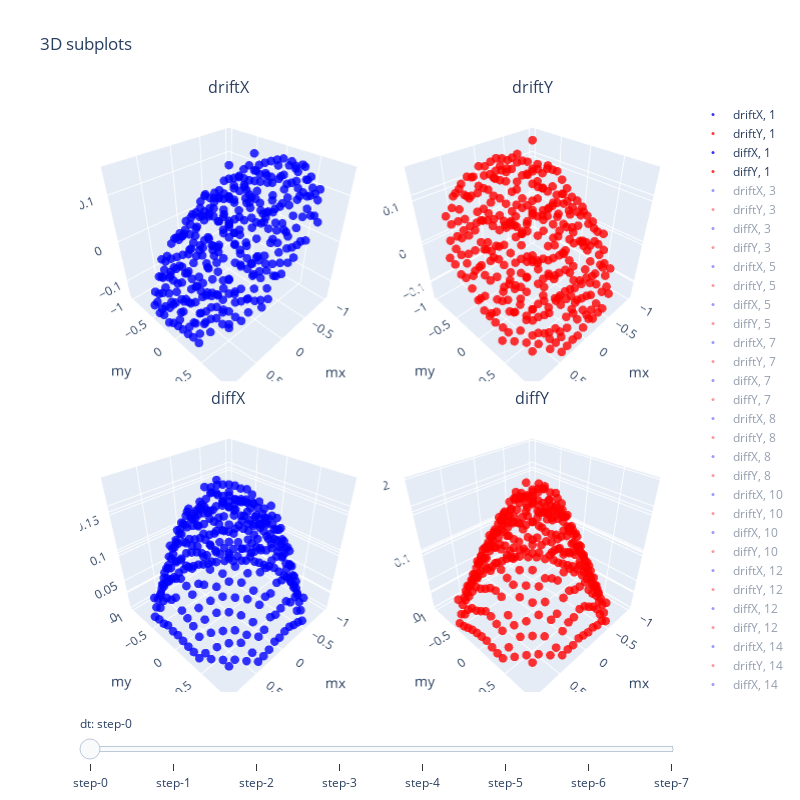

Here is the notebook cell this chart was saved with:
### Code cell
import pyFish
print(pyFish.__version__)
ch_2 = pyFish.Characterize([Mx_2, My_2], t=0.12)

### Figure 1 — Plotly figure (JSON) as saved in the notebook; plotly's stock layout.template omitted (floating-point values rounded to 4 significant figures; data arrays with more than 128 entries replaced by an {"elided": "..."} marker saying what was removed)
{"data": [{"marker": {"color": "blue", "size": 3}, "mode": "markers", "name": "driftX, 1", "opacity": 0.8, "scene": "scene", "type": "scatter3d", "visible": true, "x": {"elided": "400 float values"}, "y": {"elided": "400 float values"}, "z": {"elided": "400 float values"}}, {"marker": {"color": "red", "size": 3}, "mode": "markers", "name": "driftY, 1", "opacity": 0.8, "scene": "scene2", "type": "scatter3d", "visible": true, "x": {"elided": "400 float values"}, "y": {"elided": "400 float values"}, "z": {"elided": "400 float values"}}, {"marker": {"color": "blue", "size": 3}, "mode": "markers", "name": "diffX, 1", "opacity": 0.8, "scene": "scene3", "type": "scatter3d", "visible": true, "x": {"elided": "400 float values"}, "y": {"elided": "400 float values"}, "z": {"elided": "400 float values"}}, {"marker": {"color": "red", "size": 3}, "mode": "markers", "name": "diffY, 1", "opacity": 0.8, "scene": "scene4", "type": "scatter3d", "visible": true, "x": {"elided": "400 float values"}, "y": {"elided": "400 float values"}, "z": {"elided": "400 float values"}}, {"marker": {"color": "blue", "size": 3}, "mode": "markers", "name": "driftX, 3", "opacity": 0.8, "scene": "scene", "type": "scatter3d", "visible": "legendonly", "x": {"elided": "400 float values"}, "y": {"elided": "400 float values"}, "z": {"elided": "400 float values"}}, {"marker": {"color": "red", "size": 3}, "mode": "markers", "name": "driftY, 3", "opacity": 0.8, "scene": "scene2", "type": "scatter3d", "visible": "legendonly", "x": {"elided": "400 float values"}, "y": {"elided": "400 float values"}, "z": {"elided": "400 float values"}}, {"marker": {"color": "blue", "size": 3}, "mode": "markers", "name": "diffX, 3", "opacity": 0.8, "scene": "scene3", "type": "scatter3d", "visible": "legendonly", "x": {"elided": "400 float values"}, "y": {"elided": "400 float values"}, "z": {"elided": "400 float values"}}, {"marker": {"color": "red", "size": 3}, "mode": "markers", "name": "diffY, 3", "opacity": 0.8, "scene": "scene4", "type": "scatter3d", "visible": "legendonly", "x": {"elided": "400 float values"}, "y": {"elided": "400 float values"}, "z": {"elided": "400 float values"}}, {"marker": {"color": "blue", "size": 3}, "mode": "markers", "name": "driftX, 5", "opacity": 0.8, "scene": "scene", "type": "scatter3d", "visible": "legendonly", "x": {"elided": "400 float values"}, "y": {"elided": "400 float values"}, "z": {"elided": "400 float values"}}, {"marker": {"color": "red", "size": 3}, "mode": "markers", "name": "driftY, 5", "opacity": 0.8, "scene": "scene2", "type": "scatter3d", "visible": "legendonly", "x": {"elided": "400 float values"}, "y": {"elided": "400 float values"}, "z": {"elided": "400 float values"}}, {"marker": {"color": "blue", "size": 3}, "mode": "markers", "name": "diffX, 5", "opacity": 0.8, "scene": "scene3", "type": "scatter3d", "visible": "legendonly", "x": {"elided": "400 float values"}, "y": {"elided": "400 float values"}, "z": {"elided": "400 float values"}}, {"marker": {"color": "red", "size": 3}, "mode": "markers", "name": "diffY, 5", "opacity": 0.8, "scene": "scene4", "type": "scatter3d", "visible": "legendonly", "x": {"elided": "400 float values"}, "y": {"elided": "400 float values"}, "z": {"elided": "400 float values"}}, {"marker": {"color": "blue", "size": 3}, "mode": "markers", "name": "driftX, 7", "opacity": 0.8, "scene": "scene", "type": "scatter3d", "visible": "legendonly", "x": {"elided": "400 float values"}, "y": {"elided": "400 float values"}, "z": {"elided": "400 float values"}}, {"marker": {"color": "red", "size": 3}, "mode": "markers", "name": "driftY, 7", "opacity": 0.8, "scene": "scene2", "type": "scatter3d", "visible": "legendonly", "x": {"elided": "400 float values"}, "y": {"elided": "400 float values"}, "z": {"elided": "400 float values"}}, {"marker": {"color": "blue", "size": 3}, "mode": "markers", "name": "diffX, 7", "opacity": 0.8, "scene": "scene3", "type": "scatter3d", "visible": "legendonly", "x": {"elided": "400 float values"}, "y": {"elided": "400 float values"}, "z": {"elided": "400 float values"}}, {"marker": {"color": "red", "size": 3}, "mode": "markers", "name": "diffY, 7", "opacity": 0.8, "scene": "scene4", "type": "scatter3d", "visible": "legendonly", "x": {"elided": "400 float values"}, "y": {"elided": "400 float values"}, "z": {"elided": "400 float values"}}, {"marker": {"color": "blue", "size": 3}, "mode": "markers", "name": "driftX, 8", "opacity": 0.8, "scene": "scene", "type": "scatter3d", "visible": "legendonly", "x": {"elided": "400 float values"}, "y": {"elided": "400 float values"}, "z": {"elided": "400 float values"}}, {"marker": {"color": "red", "size": 3}, "mode": "markers", "name": "driftY, 8", "opacity": 0.8, "scene": "scene2", "type": "scatter3d", "visible": "legendonly", "x": {"elided": "400 float values"}, "y": {"elided": "400 float values"}, "z": {"elided": "400 float values"}}, {"marker": {"color": "blue", "size": 3}, "mode": "markers", "name": "diffX, 8", "opacity": 0.8, "scene": "scene3", "type": "scatter3d", "visible": "legendonly", "x": {"elided": "400 float values"}, "y": {"elided": "400 float values"}, "z": {"elided": "400 float values"}}, {"marker": {"color": "red", "size": 3}, "mode": "markers", "name": "diffY, 8", "opacity": 0.8, "scene": "scene4", "type": "scatter3d", "visible": "legendonly", "x": {"elided": "400 float values"}, "y": {"elided": "400 float values"}, "z": {"elided": "400 float values"}}, {"marker": {"color": "blue", "size": 3}, "mode": "markers", "name": "driftX, 10", "opacity": 0.8, "scene": "scene", "type": "scatter3d", "visible": "legendonly", "x": {"elided": "400 float values"}, "y": {"elided": "400 float values"}, "z": {"elided": "400 float values"}}, {"marker": {"color": "red", "size": 3}, "mode": "markers", "name": "driftY, 10", "opacity": 0.8, "scene": "scene2", "type": "scatter3d", "visible": "legendonly", "x": {"elided": "400 float values"}, "y": {"elided": "400 float values"}, "z": {"elided": "400 float values"}}, {"marker": {"color": "blue", "size": 3}, "mode": "markers", "name": "diffX, 10", "opacity": 0.8, "scene": "scene3", "type": "scatter3d", "visible": "legendonly", "x": {"elided": "400 float values"}, "y": {"elided": "400 float values"}, "z": {"elided": "400 float values"}}, {"marker": {"color": "red", "size": 3}, "mode": "markers", "name": "diffY, 10", "opacity": 0.8, "scene": "scene4", "type": "scatter3d", "visible": "legendonly", "x": {"elided": "400 float values"}, "y": {"elided": "400 float values"}, "z": {"elided": "400 float values"}}, {"marker": {"color": "blue", "size": 3}, "mode": "markers", "name": "driftX, 12", "opacity": 0.8, "scene": "scene", "type": "scatter3d", "visible": "legendonly", "x": {"elided": "400 float values"}, "y": {"elided": "400 float values"}, "z": {"elided": "400 float values"}}, {"marker": {"color": "red", "size": 3}, "mode": "markers", "name": "driftY, 12", "opacity": 0.8, "scene": "scene2", "type": "scatter3d", "visible": "legendonly", "x": {"elided": "400 float values"}, "y": {"elided": "400 float values"}, "z": {"elided": "400 float values"}}, {"marker": {"color": "blue", "size": 3}, "mode": "markers", "name": "diffX, 12", "opacity": 0.8, "scene": "scene3", "type": "scatter3d", "visible": "legendonly", "x": {"elided": "400 float values"}, "y": {"elided": "400 float values"}, "z": {"elided": "400 float values"}}, {"marker": {"color": "red", "size": 3}, "mode": "markers", "name": "diffY, 12", "opacity": 0.8, "scene": "scene4", "type": "scatter3d", "visible": "legendonly", "x": {"elided": "400 float values"}, "y": {"elided": "400 float values"}, "z": {"elided": "400 float values"}}, {"marker": {"color": "blue", "size": 3}, "mode": "markers", "name": "driftX, 14", "opacity": 0.8, "scene": "scene", "type": "scatter3d", "visible": "legendonly", "x": {"elided": "400 float values"}, "y": {"elided": "400 float values"}, "z": {"elided": "400 float values"}}, {"marker": {"color": "red", "size": 3}, "mode": "markers", "name": "driftY, 14", "opacity": 0.8, "scene": "scene2", "type": "scatter3d", "visible": "legendonly", "x": {"elided": "400 float values"}, "y": {"elided": "400 float values"}, "z": {"elided": "400 float values"}}, {"marker": {"color": "blue", "size": 3}, "mode": "markers", "name": "diffX, 14", "opacity": 0.8, "scene": "scene3", "type": "scatter3d", "visible": "legendonly", "x": {"elided": "400 float values"}, "y": {"elided": "400 float values"}, "z": {"elided": "400 float values"}}, {"marker": {"color": "red", "size": 3}, "mode": "markers", "name": "diffY, 14", "opacity": 0.8, "scene": "scene4", "type": "scatter3d", "visible": "legendonly", "x": {"elided": "400 float values"}, "y": {"elided": "400 float values"}, "z": {"elided": "400 float values"}}], "layout": {"annotations": [{"font": {"size": 16}, "showarrow": false, "text": "driftX", "x": 0.2475, "xanchor": "center", "xref": "paper", "y": 1, "yanchor": "bottom", "yref": "paper"}, {"font": {"size": 16}, "showarrow": false, "text": "driftY", "x": 0.7525, "xanchor": "center", "xref": "paper", "y": 1, "yanchor": "bottom", "yref": "paper"}, {"font": {"size": 16}, "showarrow": false, "text": "diffX", "x": 0.2475, "xanchor": "center", "xref": "paper", "y": 0.475, "yanchor": "bottom", "yref": "paper"}, {"font": {"size": 16}, "showarrow": false, "text": "diffY", "x": 0.7525, "xanchor": "center", "xref": "paper", "y": 0.475, "yanchor": "bottom", "yref": "paper"}], "autosize": false, "height": 800, "scene": {"aspectmode": "cube", "domain": {"x": [0, 0.495], "y": [0.525, 1]}, "xaxis": {"showbackground": true, "title": {"text": "mx"}}, "yaxis": {"showbackground": true, "title": {"text": "my"}}, "zaxis": {"showbackground": true, "title": {"text": "Z"}}}, "scene2": {"domain": {"x": [0.505, 1], "y": [0.525, 1]}, "xaxis": {"showbackground": true, "title": {"text": "mx"}}, "yaxis": {"showbackground": true, "title": {"text": "my"}}, "zaxis": {"showbackground": true, "title": {"text": "Z"}}}, "scene3": {"domain": {"x": [0, 0.495], "y": [0, 0.475]}, "xaxis": {"showbackground": true, "title": {"text": "mx"}}, "yaxis": {"showbackground": true, "title": {"text": "my"}}, "zaxis": {"showbackground": true, "title": {"text": "Z"}}}, "scene4": {"domain": {"x": [0.505, 1], "y": [0, 0.475]}, "xaxis": {"showbackground": true, "title": {"text": "mx"}}, "yaxis": {"showbackground": true, "title": {"text": "my"}}, "zaxis": {"showbackground": true, "title": {"text": "Z"}}}, "sliders": [{"currentvalue": {"prefix": "dt: "}, "steps": [{"args": [{"visible": [true, true, true, true, false, false, false, false, false, false, false, false, false, false, false, false, false, false, false, false, false, false, false, false, false, false, false, false, false, false, false, false]}, {"title": "Slider switched to dt = 1"}], "method": "update"}, {"args": [{"visible": [false, false, false, false, true, true, true, true, false, false, false, false, false, false, false, false, false, false, false, false, false, false, false, false, false, false, false, false, false, false, false, false]}, {"title": "Slider switched to dt = 3"}], "method": "update"}, {"args": [{"visible": [false, false, false, false, false, false, false, false, true, true, true, true, false, false, false, false, false, false, false, false, false, false, false, false, false, false, false, false, false, false, false, false]}, {"title": "Slider switched to dt = 5"}], "method": "update"}, {"args": [{"visible": [false, false, false, false, false, false, false, false, false, false, false, false, true, true, true, true, false, false, false, false, false, false, false, false, false, false, false, false, false, false, false, false]}, {"title": "Slider switched to dt = 7"}], "method": "update"}, {"args": [{"visible": [false, false, false, false, false, false, false, false, false, false, false, false, false, false, false, false, true, true, true, true, false, false, false, false, false, false, false, false, false, false, false, false]}, {"title": "Slider switched to dt = 8"}], "method": "update"}, {"args": [{"visible": [false, false, false, false, false, false, false, false, false, false, false, false, false, false, false, false, false, false, false, false, true, true, true, true, false, false, false, false, false, false, false, false]}, {"title": "Slider switched to dt = 10"}], "method": "update"}, {"args": [{"visible": [false, false, false, false, false, false, false, false, false, false, false, false, false, false, false, false, false, false, false, false, false, false, false, false, true, true, true, true, false, false, false, false]}, {"title": "Slider switched to dt = 12"}], "method": "update"}, {"args": [{"visible": [false, false, false, false, false, false, false, false, false, false, false, false, false, false, false, false, false, false, false, false, false, false, false, false, false, false, false, false, true, true, true, true]}, {"title": "Slider switched to dt = 14"}], "method": "update"}]}], "title": {"text": "3D subplots"}, "width": 800}}
